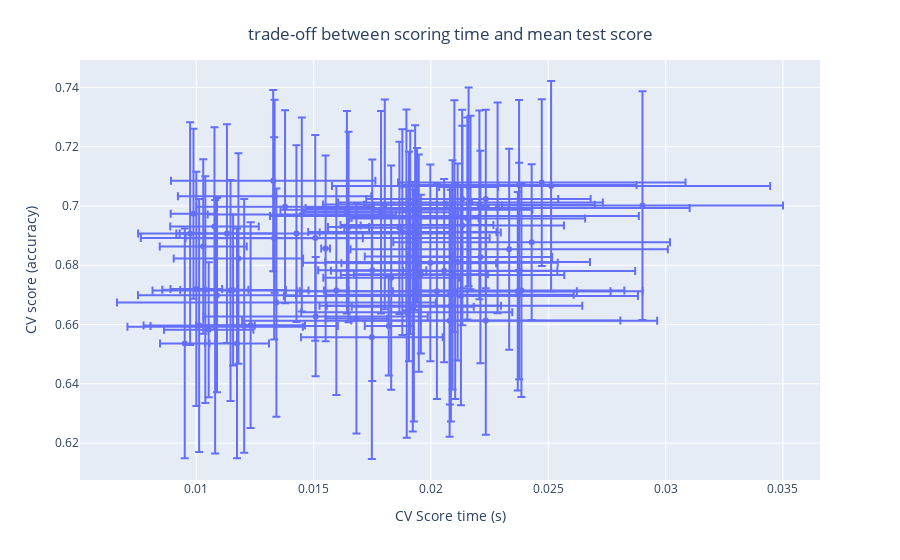

Write notebook code for a chart like this one.
### Code cell
import plotly.express as px

param_names = [shorten_param(name) for name in parameter_grid.keys()]
labels = {
    "mean_score_time": "CV Score time (s)",
    "mean_test_score": "CV score (accuracy)",
}
fig = px.scatter(
    cv_results,
    x="mean_score_time",
    y="mean_test_score",
    error_x="std_score_time",
    error_y="std_test_score",
    hover_data=param_names,
    labels=labels,
)
fig.update_layout(
    title={
        "text": "trade-off between scoring time and mean test score",
        "y": 0.95,
        "x": 0.5,
        "xanchor": "center",
        "yanchor": "top",
    }
)
fig
